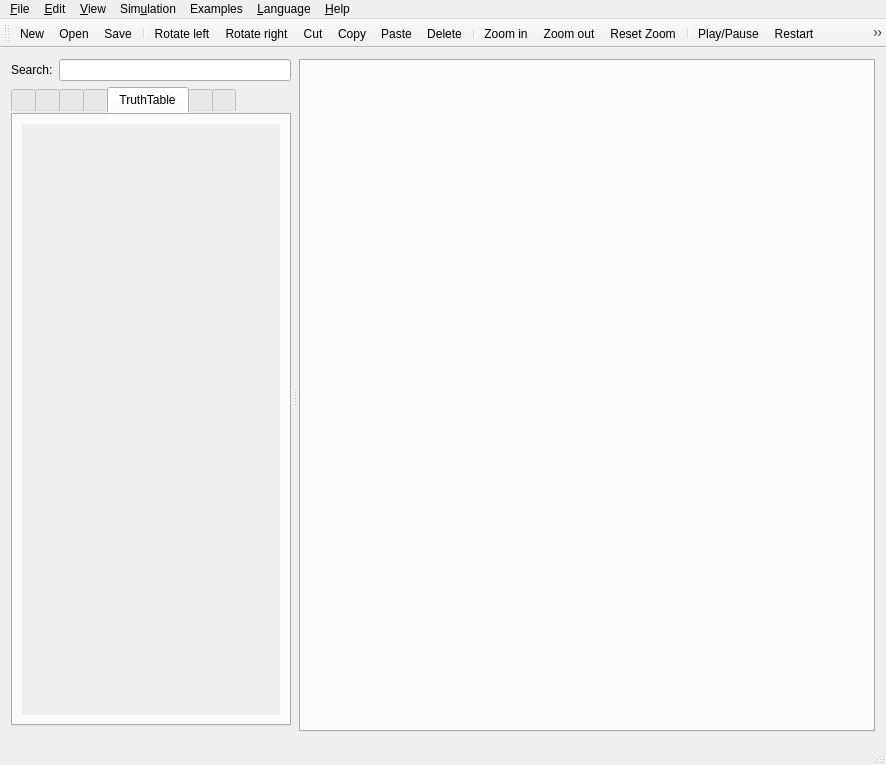
<?xml version="1.0" encoding="UTF-8"?>
<ui version="4.0">
 <class>MainWindow</class>
 <widget class="QMainWindow" name="MainWindow">
  <property name="geometry">
   <rect>
    <x>0</x>
    <y>0</y>
    <width>886</width>
    <height>765</height>
   </rect>
  </property>
  <property name="minimumSize">
   <size>
    <width>0</width>
    <height>150</height>
   </size>
  </property>
  <property name="windowTitle">
   <string notr="true"/>
  </property>
  <property name="windowIcon">
   <iconset resource="resources/toolbar/toolbar.qrc">
    <normaloff>:/toolbar/wpanda.svg</normaloff>:/toolbar/wpanda.svg</iconset>
  </property>
  <property name="toolButtonStyle">
   <enum>Qt::ToolButtonTextBesideIcon</enum>
  </property>
  <property name="unifiedTitleAndToolBarOnMac">
   <bool>true</bool>
  </property>
  <widget class="QWidget" name="centralWidget">
   <layout class="QGridLayout" name="gridLayout_8">
    <item row="0" column="0">
     <widget class="QSplitter" name="splitter">
      <property name="sizePolicy">
       <sizepolicy hsizetype="Preferred" vsizetype="Expanding">
        <horstretch>0</horstretch>
        <verstretch>0</verstretch>
       </sizepolicy>
      </property>
      <property name="frameShape">
       <enum>QFrame::NoFrame</enum>
      </property>
      <property name="lineWidth">
       <number>1</number>
      </property>
      <property name="midLineWidth">
       <number>2</number>
      </property>
      <property name="orientation">
       <enum>Qt::Horizontal</enum>
      </property>
      <property name="opaqueResize">
       <bool>false</bool>
      </property>
      <property name="handleWidth">
       <number>8</number>
      </property>
      <property name="childrenCollapsible">
       <bool>false</bool>
      </property>
      <widget class="QWidget" name="leftPannel" native="true">
       <property name="minimumSize">
        <size>
         <width>280</width>
         <height>0</height>
        </size>
       </property>
       <property name="maximumSize">
        <size>
         <width>600</width>
         <height>16777215</height>
        </size>
       </property>
       <layout class="QVBoxLayout" name="verticalLayout_5">
        <property name="spacing">
         <number>0</number>
        </property>
        <property name="leftMargin">
         <number>0</number>
        </property>
        <property name="topMargin">
         <number>0</number>
        </property>
        <property name="rightMargin">
         <number>0</number>
        </property>
        <property name="bottomMargin">
         <number>0</number>
        </property>
        <item>
         <layout class="QGridLayout" name="gridLayout">
          <item row="1" column="0" colspan="3">
           <widget class="QTabWidget" name="tabElements">
            <property name="sizePolicy">
             <sizepolicy hsizetype="Preferred" vsizetype="Expanding">
              <horstretch>0</horstretch>
              <verstretch>0</verstretch>
             </sizepolicy>
            </property>
            <property name="minimumSize">
             <size>
              <width>220</width>
              <height>0</height>
             </size>
            </property>
            <property name="styleSheet">
             <string notr="true">QTabBar::tab:disabled {
	 width: 0;
	 height: 0;
	 margin: 0;
	 padding: 0;
	 border: none; 
}

QTabWidget::pane {
	margin: 0px 0px 0px 0px; 
}
</string>
            </property>
            <property name="currentIndex">
             <number>4</number>
            </property>
            <widget class="QWidget" name="io">
             <attribute name="icon">
              <iconset resource="resources/input/input.qrc">
               <normaloff>:/input/buttonOff.svg</normaloff>:/input/buttonOff.svg</iconset>
             </attribute>
             <attribute name="title">
              <string/>
             </attribute>
             <attribute name="toolTip">
              <string>Inputs/Outputs</string>
             </attribute>
             <layout class="QGridLayout" name="gridLayout_2">
              <item row="0" column="0">
               <widget class="QScrollArea" name="scrollAreaInOut">
                <property name="frameShape">
                 <enum>QFrame::NoFrame</enum>
                </property>
                <property name="widgetResizable">
                 <bool>true</bool>
                </property>
                <widget class="QWidget" name="scrollAreaWidgetContents_InOut">
                 <property name="geometry">
                  <rect>
                   <x>0</x>
                   <y>0</y>
                   <width>260</width>
                   <height>581</height>
                  </rect>
                 </property>
                 <layout class="QVBoxLayout" name="verticalLayout">
                  <item>
                   <spacer name="verticalSpacer_InOut">
                    <property name="orientation">
                     <enum>Qt::Vertical</enum>
                    </property>
                    <property name="sizeHint" stdset="0">
                     <size>
                      <width>20</width>
                      <height>40</height>
                     </size>
                    </property>
                   </spacer>
                  </item>
                 </layout>
                </widget>
               </widget>
              </item>
             </layout>
            </widget>
            <widget class="QWidget" name="gates">
             <attribute name="icon">
              <iconset resource="resources/basic/basic.qrc">
               <normaloff>:/basic/xor.svg</normaloff>:/basic/xor.svg</iconset>
             </attribute>
             <attribute name="title">
              <string/>
             </attribute>
             <attribute name="toolTip">
              <string>Gates</string>
             </attribute>
             <layout class="QGridLayout" name="gridLayout_6">
              <item row="0" column="1">
               <widget class="QScrollArea" name="scrollAreaGates">
                <property name="frameShape">
                 <enum>QFrame::NoFrame</enum>
                </property>
                <property name="widgetResizable">
                 <bool>true</bool>
                </property>
                <widget class="QWidget" name="scrollAreaWidgetContents_Gates">
                 <property name="geometry">
                  <rect>
                   <x>0</x>
                   <y>0</y>
                   <width>260</width>
                   <height>581</height>
                  </rect>
                 </property>
                 <layout class="QVBoxLayout" name="verticalLayout_2">
                  <item>
                   <spacer name="verticalSpacer_Gates">
                    <property name="orientation">
                     <enum>Qt::Vertical</enum>
                    </property>
                    <property name="sizeHint" stdset="0">
                     <size>
                      <width>20</width>
                      <height>40</height>
                     </size>
                    </property>
                   </spacer>
                  </item>
                 </layout>
                </widget>
               </widget>
              </item>
             </layout>
            </widget>
            <widget class="QWidget" name="memory">
             <attribute name="icon">
              <iconset resource="resources/memory/light/memory_light.qrc">
               <normaloff>:/memory/light/D-flipflop.svg</normaloff>:/memory/light/D-flipflop.svg</iconset>
             </attribute>
             <attribute name="title">
              <string/>
             </attribute>
             <attribute name="toolTip">
              <string>Memory</string>
             </attribute>
             <layout class="QGridLayout" name="gridLayout_5">
              <item row="0" column="1">
               <widget class="QScrollArea" name="scrollAreaMemory">
                <property name="frameShape">
                 <enum>QFrame::NoFrame</enum>
                </property>
                <property name="widgetResizable">
                 <bool>true</bool>
                </property>
                <widget class="QWidget" name="scrollAreaWidgetContents_Memory">
                 <property name="geometry">
                  <rect>
                   <x>0</x>
                   <y>0</y>
                   <width>260</width>
                   <height>581</height>
                  </rect>
                 </property>
                 <layout class="QVBoxLayout" name="verticalLayout_3">
                  <item>
                   <spacer name="verticalSpacer_Memory">
                    <property name="orientation">
                     <enum>Qt::Vertical</enum>
                    </property>
                    <property name="sizeHint" stdset="0">
                     <size>
                      <width>20</width>
                      <height>40</height>
                     </size>
                    </property>
                   </spacer>
                  </item>
                 </layout>
                </widget>
               </widget>
              </item>
             </layout>
            </widget>
            <widget class="QWidget" name="ic">
             <attribute name="icon">
              <iconset resource="resources/basic/basic.qrc">
               <normaloff>:/basic/ic-panda.svg</normaloff>:/basic/ic-panda.svg</iconset>
             </attribute>
             <attribute name="title">
              <string/>
             </attribute>
             <attribute name="toolTip">
              <string>Integrated Circuits</string>
             </attribute>
             <layout class="QGridLayout" name="gridLayout_4">
              <item row="1" column="0">
               <widget class="QScrollArea" name="scrollArea_Box">
                <property name="frameShape">
                 <enum>QFrame::NoFrame</enum>
                </property>
                <property name="widgetResizable">
                 <bool>true</bool>
                </property>
                <widget class="QWidget" name="scrollAreaWidgetContents_IC">
                 <property name="geometry">
                  <rect>
                   <x>0</x>
                   <y>0</y>
                   <width>260</width>
                   <height>549</height>
                  </rect>
                 </property>
                 <layout class="QVBoxLayout" name="verticalLayout_4">
                  <item>
                   <spacer name="verticalSpacer_IC">
                    <property name="orientation">
                     <enum>Qt::Vertical</enum>
                    </property>
                    <property name="sizeHint" stdset="0">
                     <size>
                      <width>20</width>
                      <height>40</height>
                     </size>
                    </property>
                   </spacer>
                  </item>
                 </layout>
                </widget>
               </widget>
              </item>
              <item row="0" column="0">
               <layout class="QHBoxLayout" name="horizontalLayout">
                <item>
                 <widget class="QPushButton" name="pushButtonAddIC">
                  <property name="text">
                   <string>Add IC files</string>
                  </property>
                 </widget>
                </item>
                <item>
                 <widget class="TrashButton" name="pushButtonRemoveIC">
                  <property name="sizePolicy">
                   <sizepolicy hsizetype="Maximum" vsizetype="Fixed">
                    <horstretch>0</horstretch>
                    <verstretch>0</verstretch>
                   </sizepolicy>
                  </property>
                  <property name="text">
                   <string>Remove IC</string>
                  </property>
                  <property name="icon">
                   <iconset resource="resources/toolbar/toolbar.qrc">
                    <normaloff>:/toolbar/trashcan.svg</normaloff>:/toolbar/trashcan.svg</iconset>
                  </property>
                 </widget>
                </item>
               </layout>
              </item>
             </layout>
            </widget>
            <widget class="QWidget" name="truthtable">
             <attribute name="title">
              <string>TruthTable</string>
             </attribute>
             <attribute name="toolTip">
              <string>TruthTable</string>
             </attribute>
             <layout class="QGridLayout" name="gridLayout_10">
              <item row="0" column="0">
               <widget class="QScrollArea" name="scrollArea_Truthtable">
                <property name="frameShape">
                 <enum>QFrame::NoFrame</enum>
                </property>
                <property name="widgetResizable">
                 <bool>true</bool>
                </property>
                <widget class="QWidget" name="scrollAreaWidgetContents_Truthtable">
                 <property name="geometry">
                  <rect>
                   <x>0</x>
                   <y>0</y>
                   <width>260</width>
                   <height>581</height>
                  </rect>
                 </property>
                 <property name="sizePolicy">
                  <sizepolicy hsizetype="Preferred" vsizetype="Preferred">
                   <horstretch>0</horstretch>
                   <verstretch>0</verstretch>
                  </sizepolicy>
                 </property>
                 <layout class="QVBoxLayout" name="verticalLayout_8">
                  <item>
                   <spacer name="verticalSpacer_Truthtable">
                    <property name="orientation">
                     <enum>Qt::Vertical</enum>
                    </property>
                    <property name="sizeHint" stdset="0">
                     <size>
                      <width>20</width>
                      <height>560</height>
                     </size>
                    </property>
                   </spacer>
                  </item>
                 </layout>
                </widget>
               </widget>
              </item>
             </layout>
            </widget>
            <widget class="QWidget" name="misc">
             <attribute name="icon">
              <iconset resource="resources/misc/misc.qrc">
               <normaloff>:/misc/text.png</normaloff>:/misc/text.png</iconset>
             </attribute>
             <attribute name="title">
              <string/>
             </attribute>
             <attribute name="toolTip">
              <string>Miscellaneous</string>
             </attribute>
             <layout class="QGridLayout" name="gridLayout_3">
              <item row="0" column="0">
               <widget class="QScrollArea" name="scrollArea_Misc">
                <property name="frameShape">
                 <enum>QFrame::NoFrame</enum>
                </property>
                <property name="widgetResizable">
                 <bool>true</bool>
                </property>
                <widget class="QWidget" name="scrollAreaWidgetContents_Misc">
                 <property name="geometry">
                  <rect>
                   <x>0</x>
                   <y>0</y>
                   <width>260</width>
                   <height>581</height>
                  </rect>
                 </property>
                 <property name="sizePolicy">
                  <sizepolicy hsizetype="Expanding" vsizetype="Preferred">
                   <horstretch>0</horstretch>
                   <verstretch>0</verstretch>
                  </sizepolicy>
                 </property>
                 <layout class="QVBoxLayout" name="verticalLayout_6">
                  <item>
                   <spacer name="verticalSpacer_Misc">
                    <property name="orientation">
                     <enum>Qt::Vertical</enum>
                    </property>
                    <property name="sizeHint" stdset="0">
                     <size>
                      <width>210</width>
                      <height>227</height>
                     </size>
                    </property>
                   </spacer>
                  </item>
                 </layout>
                </widget>
               </widget>
              </item>
             </layout>
            </widget>
            <widget class="QWidget" name="search">
             <attribute name="title">
              <string/>
             </attribute>
             <layout class="QGridLayout" name="gridLayout_9">
              <item row="0" column="0">
               <widget class="QScrollArea" name="scrollArea_Search">
                <property name="widgetResizable">
                 <bool>true</bool>
                </property>
                <widget class="QWidget" name="scrollAreaWidgetContents_Search">
                 <property name="geometry">
                  <rect>
                   <x>0</x>
                   <y>0</y>
                   <width>258</width>
                   <height>579</height>
                  </rect>
                 </property>
                 <layout class="QVBoxLayout" name="verticalLayout_7">
                  <item>
                   <spacer name="verticalSpacer_Search">
                    <property name="orientation">
                     <enum>Qt::Vertical</enum>
                    </property>
                    <property name="sizeHint" stdset="0">
                     <size>
                      <width>20</width>
                      <height>234</height>
                     </size>
                    </property>
                   </spacer>
                  </item>
                 </layout>
                </widget>
               </widget>
              </item>
             </layout>
            </widget>
           </widget>
          </item>
          <item row="2" column="0" colspan="3">
           <widget class="ElementEditor" name="elementEditor" native="true">
            <property name="sizePolicy">
             <sizepolicy hsizetype="Preferred" vsizetype="Fixed">
              <horstretch>0</horstretch>
              <verstretch>0</verstretch>
             </sizepolicy>
            </property>
            <property name="minimumSize">
             <size>
              <width>0</width>
              <height>0</height>
             </size>
            </property>
            <property name="maximumSize">
             <size>
              <width>16777215</width>
              <height>16777215</height>
             </size>
            </property>
           </widget>
          </item>
          <item row="0" column="0">
           <widget class="QLabel" name="label">
            <property name="sizePolicy">
             <sizepolicy hsizetype="Fixed" vsizetype="Preferred">
              <horstretch>0</horstretch>
              <verstretch>0</verstretch>
             </sizepolicy>
            </property>
            <property name="text">
             <string>Search:</string>
            </property>
           </widget>
          </item>
          <item row="0" column="1" colspan="2">
           <widget class="QLineEdit" name="lineEditSearch">
            <property name="sizePolicy">
             <sizepolicy hsizetype="Expanding" vsizetype="Fixed">
              <horstretch>0</horstretch>
              <verstretch>0</verstretch>
             </sizepolicy>
            </property>
            <property name="clearButtonEnabled">
             <bool>true</bool>
            </property>
           </widget>
          </item>
         </layout>
        </item>
       </layout>
      </widget>
      <widget class="QTabWidget" name="tab">
       <property name="sizePolicy">
        <sizepolicy hsizetype="Expanding" vsizetype="Expanding">
         <horstretch>255</horstretch>
         <verstretch>0</verstretch>
        </sizepolicy>
       </property>
       <property name="minimumSize">
        <size>
         <width>570</width>
         <height>0</height>
        </size>
       </property>
       <property name="maximumSize">
        <size>
         <width>16777215</width>
         <height>16777215</height>
        </size>
       </property>
       <property name="currentIndex">
        <number>-1</number>
       </property>
       <property name="tabsClosable">
        <bool>true</bool>
       </property>
      </widget>
     </widget>
    </item>
   </layout>
  </widget>
  <widget class="QToolBar" name="mainToolBar">
   <property name="contextMenuPolicy">
    <enum>Qt::PreventContextMenu</enum>
   </property>
   <property name="toolButtonStyle">
    <enum>Qt::ToolButtonFollowStyle</enum>
   </property>
   <attribute name="toolBarArea">
    <enum>TopToolBarArea</enum>
   </attribute>
   <attribute name="toolBarBreak">
    <bool>false</bool>
   </attribute>
   <addaction name="actionNew"/>
   <addaction name="actionOpen"/>
   <addaction name="actionSave"/>
   <addaction name="separator"/>
   <addaction name="actionRotateLeft"/>
   <addaction name="actionRotateRight"/>
   <addaction name="actionCut"/>
   <addaction name="actionCopy"/>
   <addaction name="actionPaste"/>
   <addaction name="actionDelete"/>
   <addaction name="separator"/>
   <addaction name="actionZoomIn"/>
   <addaction name="actionZoomOut"/>
   <addaction name="actionResetZoom"/>
   <addaction name="separator"/>
   <addaction name="actionPlay"/>
   <addaction name="actionRestart"/>
   <addaction name="actionWaveform"/>
  </widget>
  <widget class="QStatusBar" name="statusBar"/>
  <widget class="QMenuBar" name="menuBar">
   <property name="geometry">
    <rect>
     <x>0</x>
     <y>0</y>
     <width>886</width>
     <height>21</height>
    </rect>
   </property>
   <widget class="QMenu" name="menuFile">
    <property name="title">
     <string>&amp;File</string>
    </property>
    <property name="toolTipsVisible">
     <bool>false</bool>
    </property>
    <widget class="QMenu" name="menuRecentFiles">
     <property name="enabled">
      <bool>false</bool>
     </property>
     <property name="title">
      <string>&amp;Recent files:</string>
     </property>
     <property name="icon">
      <iconset resource="resources/toolbar/toolbar.qrc">
       <normaloff>:/toolbar/recentFiles.svg</normaloff>:/toolbar/recentFiles.svg</iconset>
     </property>
     <addaction name="separator"/>
    </widget>
    <addaction name="actionNew"/>
    <addaction name="actionOpen"/>
    <addaction name="separator"/>
    <addaction name="menuRecentFiles"/>
    <addaction name="actionReloadFile"/>
    <addaction name="separator"/>
    <addaction name="actionSave"/>
    <addaction name="actionSaveAs"/>
    <addaction name="actionExportToArduino"/>
    <addaction name="actionExportToPdf"/>
    <addaction name="actionExportToImage"/>
    <addaction name="separator"/>
    <addaction name="actionExit"/>
    <addaction name="separator"/>
   </widget>
   <widget class="QMenu" name="menuEdit">
    <property name="title">
     <string>&amp;Edit</string>
    </property>
    <addaction name="separator"/>
    <addaction name="actionCut"/>
    <addaction name="actionCopy"/>
    <addaction name="actionPaste"/>
    <addaction name="actionDelete"/>
    <addaction name="separator"/>
    <addaction name="actionRename"/>
    <addaction name="actionChangeTrigger"/>
    <addaction name="separator"/>
    <addaction name="actionRotateLeft"/>
    <addaction name="actionRotateRight"/>
    <addaction name="actionFlipHorizontally"/>
    <addaction name="actionFlipVertically"/>
    <addaction name="separator"/>
    <addaction name="actionSelectAll"/>
    <addaction name="actionClearSelection"/>
   </widget>
   <widget class="QMenu" name="menuHelp">
    <property name="title">
     <string>&amp;Help</string>
    </property>
    <addaction name="actionAbout"/>
    <addaction name="actionAboutQt"/>
    <addaction name="actionAboutThisVersion"/>
   </widget>
   <widget class="QMenu" name="menuView">
    <property name="title">
     <string>&amp;View</string>
    </property>
    <widget class="QMenu" name="menuTheme">
     <property name="title">
      <string>&amp;Theme</string>
     </property>
     <addaction name="actionLightTheme"/>
     <addaction name="actionDarkTheme"/>
    </widget>
    <addaction name="actionZoomIn"/>
    <addaction name="actionZoomOut"/>
    <addaction name="actionResetZoom"/>
    <addaction name="separator"/>
    <addaction name="actionWires"/>
    <addaction name="actionGates"/>
    <addaction name="separator"/>
    <addaction name="actionFastMode"/>
    <addaction name="separator"/>
    <addaction name="menuTheme"/>
    <addaction name="actionFullscreen"/>
    <addaction name="actionLabelsUnderIcons"/>
   </widget>
   <widget class="QMenu" name="menuLanguage">
    <property name="title">
     <string>&amp;Language</string>
    </property>
    <addaction name="actionEnglish"/>
    <addaction name="actionPortuguese"/>
   </widget>
   <widget class="QMenu" name="menuSimulation">
    <property name="title">
     <string>Sim&amp;ulation</string>
    </property>
    <addaction name="actionPlay"/>
    <addaction name="actionRestart"/>
    <addaction name="actionWaveform"/>
    <addaction name="actionMute"/>
    <addaction name="separator"/>
    <addaction name="actionBackground_Simulation"/>
   </widget>
   <widget class="QMenu" name="menuExamples">
    <property name="title">
     <string>Examples</string>
    </property>
   </widget>
   <addaction name="menuFile"/>
   <addaction name="menuEdit"/>
   <addaction name="menuView"/>
   <addaction name="menuSimulation"/>
   <addaction name="menuExamples"/>
   <addaction name="menuLanguage"/>
   <addaction name="menuHelp"/>
  </widget>
  <action name="actionOpen">
   <property name="icon">
    <iconset resource="resources/toolbar/toolbar.qrc">
     <normaloff>:/toolbar/folder.svg</normaloff>:/toolbar/folder.svg</iconset>
   </property>
   <property name="text">
    <string>&amp;Open...</string>
   </property>
   <property name="toolTip">
    <string>Open</string>
   </property>
   <property name="shortcut">
    <string>Ctrl+O</string>
   </property>
  </action>
  <action name="actionSave">
   <property name="icon">
    <iconset resource="resources/toolbar/toolbar.qrc">
     <normaloff>:/toolbar/save.svg</normaloff>:/toolbar/save.svg</iconset>
   </property>
   <property name="text">
    <string>&amp;Save</string>
   </property>
   <property name="shortcut">
    <string>Ctrl+S</string>
   </property>
  </action>
  <action name="actionSaveAs">
   <property name="icon">
    <iconset resource="resources/toolbar/toolbar.qrc">
     <normaloff>:/toolbar/save.svg</normaloff>:/toolbar/save.svg</iconset>
   </property>
   <property name="text">
    <string>Save &amp;As...</string>
   </property>
   <property name="shortcut">
    <string>Ctrl+Shift+S</string>
   </property>
  </action>
  <action name="actionCut">
   <property name="icon">
    <iconset resource="resources/toolbar/toolbar.qrc">
     <normaloff>:/toolbar/cut.svg</normaloff>:/toolbar/cut.svg</iconset>
   </property>
   <property name="text">
    <string>Cu&amp;t</string>
   </property>
   <property name="shortcut">
    <string>Ctrl+X</string>
   </property>
  </action>
  <action name="actionCopy">
   <property name="icon">
    <iconset resource="resources/toolbar/toolbar.qrc">
     <normaloff>:/toolbar/copy.svg</normaloff>:/toolbar/copy.svg</iconset>
   </property>
   <property name="text">
    <string>&amp;Copy</string>
   </property>
   <property name="shortcut">
    <string>Ctrl+C</string>
   </property>
  </action>
  <action name="actionPaste">
   <property name="icon">
    <iconset resource="resources/toolbar/toolbar.qrc">
     <normaloff>:/toolbar/paste.svg</normaloff>:/toolbar/paste.svg</iconset>
   </property>
   <property name="text">
    <string>&amp;Paste</string>
   </property>
   <property name="shortcut">
    <string>Ctrl+V</string>
   </property>
  </action>
  <action name="actionDelete">
   <property name="icon">
    <iconset>
     <normalon>:/toolbar/delete.svg</normalon>
    </iconset>
   </property>
   <property name="text">
    <string>&amp;Delete</string>
   </property>
   <property name="shortcut">
    <string>Del</string>
   </property>
  </action>
  <action name="actionNew">
   <property name="icon">
    <iconset resource="resources/toolbar/toolbar.qrc">
     <normaloff>:/toolbar/new.svg</normaloff>:/toolbar/new.svg</iconset>
   </property>
   <property name="text">
    <string>&amp;New</string>
   </property>
   <property name="shortcut">
    <string>Ctrl+N</string>
   </property>
  </action>
  <action name="actionZoomIn">
   <property name="icon">
    <iconset resource="resources/toolbar/toolbar.qrc">
     <normaloff>:/toolbar/zoomIn.svg</normaloff>:/toolbar/zoomIn.svg</iconset>
   </property>
   <property name="text">
    <string>Zoom &amp;in</string>
   </property>
   <property name="shortcut">
    <string>Ctrl+=</string>
   </property>
  </action>
  <action name="actionZoomOut">
   <property name="icon">
    <iconset resource="resources/toolbar/toolbar.qrc">
     <normaloff>:/toolbar/zoomOut.svg</normaloff>:/toolbar/zoomOut.svg</iconset>
   </property>
   <property name="text">
    <string>Zoom &amp;out</string>
   </property>
   <property name="shortcut">
    <string>Ctrl+-</string>
   </property>
  </action>
  <action name="actionWires">
   <property name="checkable">
    <bool>true</bool>
   </property>
   <property name="checked">
    <bool>true</bool>
   </property>
   <property name="icon">
    <iconset resource="resources/toolbar/toolbar.qrc">
     <normaloff>:/toolbar/wires.svg</normaloff>:/toolbar/wires.svg</iconset>
   </property>
   <property name="text">
    <string>&amp;Wires</string>
   </property>
   <property name="shortcut">
    <string>Ctrl+1</string>
   </property>
  </action>
  <action name="actionGates">
   <property name="checkable">
    <bool>true</bool>
   </property>
   <property name="checked">
    <bool>true</bool>
   </property>
   <property name="icon">
    <iconset resource="resources/basic/basic.qrc">
     <normaloff>:/basic/nor.svg</normaloff>:/basic/nor.svg</iconset>
   </property>
   <property name="text">
    <string>&amp;Gates</string>
   </property>
   <property name="shortcut">
    <string>Ctrl+2</string>
   </property>
  </action>
  <action name="actionAbout">
   <property name="icon">
    <iconset resource="resources/toolbar/toolbar.qrc">
     <normaloff>:/toolbar/help.svg</normaloff>:/toolbar/help.svg</iconset>
   </property>
   <property name="text">
    <string>&amp;About</string>
   </property>
   <property name="shortcut">
    <string>F1</string>
   </property>
  </action>
  <action name="actionExit">
   <property name="icon">
    <iconset resource="resources/toolbar/toolbar.qrc">
     <normaloff>:/toolbar/exit.svg</normaloff>:/toolbar/exit.svg</iconset>
   </property>
   <property name="text">
    <string>&amp;Exit</string>
   </property>
   <property name="shortcut">
    <string>Ctrl+Q</string>
   </property>
  </action>
  <action name="actionRotateRight">
   <property name="icon">
    <iconset resource="resources/toolbar/toolbar.qrc">
     <normaloff>:/toolbar/rotateR.svg</normaloff>:/toolbar/rotateR.svg</iconset>
   </property>
   <property name="text">
    <string>R&amp;otate right</string>
   </property>
   <property name="shortcut">
    <string>Ctrl+R</string>
   </property>
  </action>
  <action name="actionRotateLeft">
   <property name="icon">
    <iconset resource="resources/toolbar/toolbar.qrc">
     <normaloff>:/toolbar/rotateL.svg</normaloff>:/toolbar/rotateL.svg</iconset>
   </property>
   <property name="text">
    <string>Rotate &amp;left</string>
   </property>
   <property name="shortcut">
    <string>Ctrl+Shift+R</string>
   </property>
  </action>
  <action name="actionAboutQt">
   <property name="icon">
    <iconset resource="resources/toolbar/toolbar.qrc">
     <normaloff>:/toolbar/helpQt.svg</normaloff>:/toolbar/helpQt.svg</iconset>
   </property>
   <property name="text">
    <string>About &amp;Qt</string>
   </property>
  </action>
  <action name="actionSelectAll">
   <property name="icon">
    <iconset resource="resources/toolbar/toolbar.qrc">
     <normaloff>:/toolbar/selectAll.svg</normaloff>:/toolbar/selectAll.svg</iconset>
   </property>
   <property name="text">
    <string>&amp;Select all</string>
   </property>
   <property name="shortcut">
    <string>Ctrl+A</string>
   </property>
  </action>
  <action name="actionReloadFile">
   <property name="icon">
    <iconset resource="resources/toolbar/toolbar.qrc">
     <normaloff>:/toolbar/reloadFile.svg</normaloff>:/toolbar/reloadFile.svg</iconset>
   </property>
   <property name="text">
    <string>Re&amp;load File</string>
   </property>
   <property name="shortcut">
    <string>Ctrl+F5</string>
   </property>
  </action>
  <action name="actionExportToArduino">
   <property name="icon">
    <iconset resource="resources/toolbar/toolbar.qrc">
     <normaloff>:/toolbar/arduino.svg</normaloff>:/toolbar/arduino.svg</iconset>
   </property>
   <property name="text">
    <string>E&amp;xport to Arduino</string>
   </property>
   <property name="shortcut">
    <string>Ctrl+Alt+I</string>
   </property>
  </action>
  <action name="actionResetZoom">
   <property name="icon">
    <iconset resource="resources/toolbar/toolbar.qrc">
     <normaloff>:/toolbar/zoomReset.svg</normaloff>:/toolbar/zoomReset.svg</iconset>
   </property>
   <property name="text">
    <string>&amp;Reset Zoom</string>
   </property>
   <property name="shortcut">
    <string>Ctrl+0</string>
   </property>
  </action>
  <action name="actionExportToPdf">
   <property name="icon">
    <iconset resource="resources/toolbar/toolbar.qrc">
     <normaloff>:/toolbar/pdf.svg</normaloff>:/toolbar/pdf.svg</iconset>
   </property>
   <property name="text">
    <string>Export to &amp;PDF</string>
   </property>
   <property name="shortcut">
    <string>Ctrl+Shift+P</string>
   </property>
  </action>
  <action name="actionEnglish">
   <property name="icon">
    <iconset resource="resources/toolbar/toolbar.qrc">
     <normaloff>:/toolbar/usa.svg</normaloff>:/toolbar/usa.svg</iconset>
   </property>
   <property name="text">
    <string>&amp;English</string>
   </property>
  </action>
  <action name="actionPortuguese">
   <property name="icon">
    <iconset resource="resources/toolbar/toolbar.qrc">
     <normaloff>:/toolbar/brasil.svg</normaloff>:/toolbar/brasil.svg</iconset>
   </property>
   <property name="text">
    <string>&amp;Portuguese</string>
   </property>
  </action>
  <action name="actionPlay">
   <property name="checkable">
    <bool>true</bool>
   </property>
   <property name="icon">
    <iconset resource="resources/toolbar/toolbar.qrc">
     <normaloff>:/toolbar/play.svg</normaloff>
     <normalon>:/toolbar/pause.svg</normalon>:/toolbar/play.svg</iconset>
   </property>
   <property name="text">
    <string>&amp;Play/Pause</string>
   </property>
   <property name="toolTip">
    <string>Play or Pause simulation.</string>
   </property>
   <property name="shortcut">
    <string>F5</string>
   </property>
  </action>
  <action name="actionRename">
   <property name="icon">
    <iconset resource="resources/toolbar/toolbar.qrc">
     <normaloff>:/toolbar/rename.svg</normaloff>:/toolbar/rename.svg</iconset>
   </property>
   <property name="text">
    <string>&amp;Rename</string>
   </property>
   <property name="shortcut">
    <string>F2</string>
   </property>
  </action>
  <action name="actionChangeTrigger">
   <property name="icon">
    <iconset resource="resources/input/input.qrc">
     <normaloff>:/input/buttonOff.svg</normaloff>:/input/buttonOff.svg</iconset>
   </property>
   <property name="text">
    <string>Cha&amp;nge Trigger</string>
   </property>
   <property name="shortcut">
    <string>F3</string>
   </property>
  </action>
  <action name="actionClearSelection">
   <property name="icon">
    <iconset resource="resources/toolbar/toolbar.qrc">
     <normaloff>:/toolbar/clearSelection.svg</normaloff>:/toolbar/clearSelection.svg</iconset>
   </property>
   <property name="text">
    <string>Cl&amp;ear selection</string>
   </property>
   <property name="shortcut">
    <string>Esc</string>
   </property>
  </action>
  <action name="actionFastMode">
   <property name="checkable">
    <bool>true</bool>
   </property>
   <property name="icon">
    <iconset resource="resources/toolbar/toolbar.qrc">
     <normaloff>:/toolbar/fast.svg</normaloff>:/toolbar/fast.svg</iconset>
   </property>
   <property name="text">
    <string>&amp;Fast Mode</string>
   </property>
  </action>
  <action name="actionLightTheme">
   <property name="checkable">
    <bool>true</bool>
   </property>
   <property name="checked">
    <bool>true</bool>
   </property>
   <property name="text">
    <string>&amp;Panda Light</string>
   </property>
  </action>
  <action name="actionDarkTheme">
   <property name="checkable">
    <bool>true</bool>
   </property>
   <property name="text">
    <string>Panda &amp;Dark</string>
   </property>
  </action>
  <action name="actionWaveform">
   <property name="icon">
    <iconset resource="resources/toolbar/toolbar.qrc">
     <normaloff>:/toolbar/dolphin_icon.svg</normaloff>:/toolbar/dolphin_icon.svg</iconset>
   </property>
   <property name="text">
    <string>&amp;Waveform</string>
   </property>
   <property name="shortcut">
    <string>Ctrl+W</string>
   </property>
  </action>
  <action name="actionExportToImage">
   <property name="icon">
    <iconset resource="resources/toolbar/toolbar.qrc">
     <normaloff>:/toolbar/png.svg</normaloff>:/toolbar/png.svg</iconset>
   </property>
   <property name="text">
    <string>Export to &amp;Image</string>
   </property>
   <property name="shortcut">
    <string>Ctrl+E</string>
   </property>
  </action>
  <action name="actionFlipHorizontally">
   <property name="text">
    <string>&amp;Flip horizontally</string>
   </property>
   <property name="shortcut">
    <string>Ctrl+H</string>
   </property>
  </action>
  <action name="actionFlipVertically">
   <property name="text">
    <string>Flip &amp;vertically</string>
   </property>
  </action>
  <action name="actionFullscreen">
   <property name="text">
    <string>F&amp;ullscreen</string>
   </property>
   <property name="shortcut">
    <string>F11</string>
   </property>
  </action>
  <action name="actionMute">
   <property name="checkable">
    <bool>true</bool>
   </property>
   <property name="icon">
    <iconset resource="resources/output/output.qrc">
     <normaloff>:/output/buzzer/BuzzerOff.svg</normaloff>
     <normalon>:/toolbar/mute.svg</normalon>:/output/buzzer/BuzzerOff.svg</iconset>
   </property>
   <property name="text">
    <string>Mute</string>
   </property>
   <property name="statusTip">
    <string>Mutes and unmutes circuit buzzers</string>
   </property>
   <property name="shortcut">
    <string>Ctrl+M</string>
   </property>
  </action>
  <action name="actionLabelsUnderIcons">
   <property name="checkable">
    <bool>true</bool>
   </property>
   <property name="text">
    <string>Labels under icons</string>
   </property>
  </action>
  <action name="actionAboutThisVersion">
   <property name="text">
    <string>About this version</string>
   </property>
  </action>
  <action name="actionRestart">
   <property name="icon">
    <iconset resource="resources/toolbar/toolbar.qrc">
     <normaloff>:/toolbar/reset.svg</normaloff>:/toolbar/reset.svg</iconset>
   </property>
   <property name="text">
    <string>&amp;Restart</string>
   </property>
   <property name="toolTip">
    <string>Restart simulation.</string>
   </property>
  </action>
  <action name="actionBackground_Simulation">
   <property name="checkable">
    <bool>true</bool>
   </property>
   <property name="icon">
    <iconset theme="media-playlist-repeat"/>
   </property>
   <property name="text">
    <string>Background Simluation</string>
   </property>
  </action>
 </widget>
 <layoutdefault spacing="6" margin="11"/>
 <customwidgets>
  <customwidget>
   <class>ElementEditor</class>
   <extends>QWidget</extends>
   <header>elementeditor.h</header>
   <container>1</container>
  </customwidget>
  <customwidget>
   <class>TrashButton</class>
   <extends>QPushButton</extends>
   <header>trashbutton.h</header>
  </customwidget>
 </customwidgets>
 <tabstops>
  <tabstop>lineEditSearch</tabstop>
  <tabstop>tabElements</tabstop>
  <tabstop>scrollAreaInOut</tabstop>
  <tabstop>scrollAreaMemory</tabstop>
  <tabstop>scrollArea_Box</tabstop>
  <tabstop>scrollAreaGates</tabstop>
 </tabstops>
 <resources>
  <include location="resources/memory/light/memory_light.qrc"/>
  <include location="resources/basic/basic.qrc"/>
  <include location="resources/toolbar/toolbar.qrc"/>
  <include location="resources/misc/misc.qrc"/>
  <include location="resources/input/input.qrc"/>
  <include location="resources/input/input.qrc"/>
  <include location="resources/output/output.qrc"/>
 </resources>
 <connections/>
</ui>
